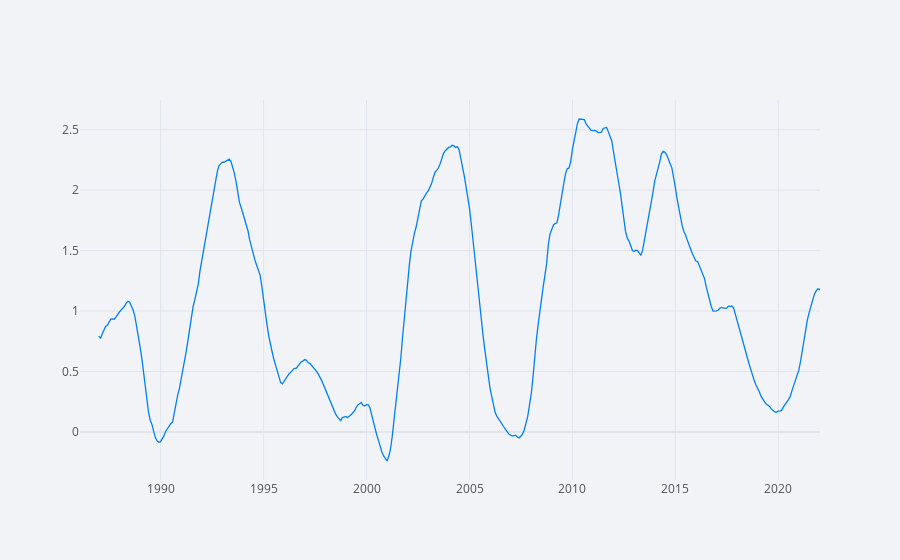

The cell this chart's notebook holds for it:
### Code cell
df_2y10y['GAP'].rolling(12).mean().iplot()

### Figure 1 — Plotly figure (JSON) as saved in the notebook; plotly's stock layout.template omitted (floating-point values rounded to 4 significant figures; data arrays with more than 128 entries replaced by an {"elided": "..."} marker saying what was removed)
{"data": [{"line": {"color": "rgba(0, 128, 240, 1.0)", "dash": "solid", "shape": "linear", "width": 1.3}, "mode": "lines", "name": "GAP", "text": "", "type": "scatter", "x": {"elided": "433 str values"}, "y": {"elided": "433 mixed values"}}], "layout": {"legend": {"bgcolor": "#F2F3F7", "font": {"color": "#505050"}}, "paper_bgcolor": "#F2F3F7", "plot_bgcolor": "#F2F3F7", "title": {"font": {"color": "#484848"}}, "xaxis": {"gridcolor": "#E1E5ED", "showgrid": true, "tickfont": {"color": "#505050"}, "title": {"font": {"color": "#505050"}, "text": ""}, "zerolinecolor": "#E1E5ED"}, "yaxis": {"gridcolor": "#E1E5ED", "showgrid": true, "tickfont": {"color": "#505050"}, "title": {"font": {"color": "#505050"}, "text": ""}, "zerolinecolor": "#E1E5ED"}}}
